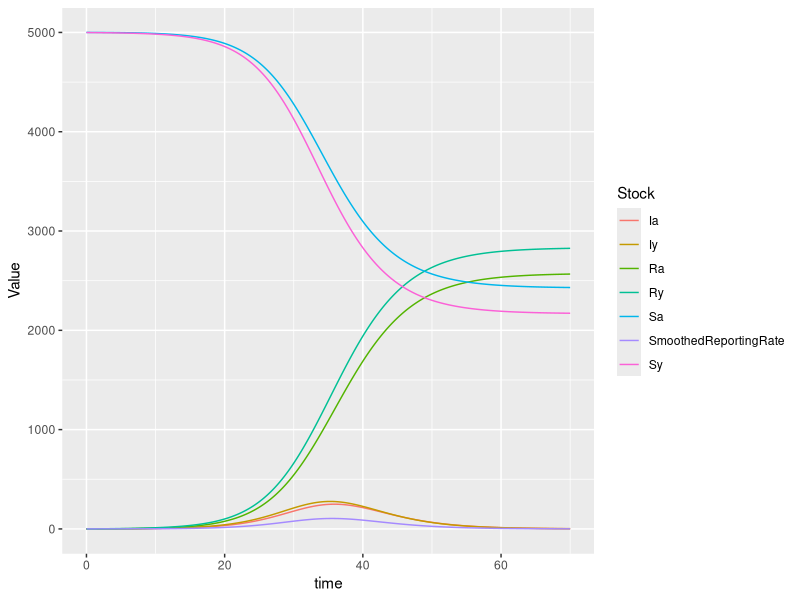

Generate this figure with R:
###########################################
# Translation of Vensim file.
# Date created: 2017-10-27 13:38:26
###########################################
library(deSolve)
library(ggplot2)
library(tidyr)
#Displaying the simulation run parameters
START_TIME <- 0.000000
FINISH_TIME <- 70.000000
TIME_STEP <- 0.125000
#Setting aux param to NULL
auxs<-NULL

#Generating the simulation time vector
simtime<-seq(0.000000,70.000000,by=0.125000)
# Writing global variables (stocks and dependent auxs)
stocks <-c( Ia = 0 , Iy = 1 , Ra = 0 , Ry = 0 , Sa = 5000 , SmoothedReportingRate = 0 , Sy = 4999 )
# This is the model function called from ode
model <- function(time, stocks, auxs){
  with(as.list(c(stocks, auxs)),{
    CEAA <- 0.55
    PopulationA <- Sa+Ia+Ra
    BetaAA <- CEAA/PopulationA
    CEAY <- CEAA/4
    BetaAY <- CEAY/PopulationA
    LambdaA <- BetaAA*Ia+BetaAY*Iy
    AIR <- LambdaA*Sa
    RD <- 2
    ARR <- Ia/RD
    AT <- 2
    CEYY <- 0.6
    CEYA <- CEYY/4
    PopulationY <- Sy+Iy+Ry
    BetaYA <- CEYA/PopulationY
    BetaYY <- CEYY/PopulationY
    CloseSchoolDuration <- 10
    TotalPopulation <- PopulationY+PopulationA
    ReportedCasesPer100000 <- SmoothedReportingRate*100000/TotalPopulation
    SchoolClosureThreshold <- 300
    #CloseSchoolsFlag <- IFTHENELSE(ReportedCasesPer100000>SchoolClosureThreshold,1,0)
    LambdaY <- BetaYA*Ia+BetaYY*Iy
    YIR <- LambdaY*Sy
    TotalInfectionRate <- AIR+YIR
    ReportingFraction <- 0.4
    ReportedInfectionRate <- TotalInfectionRate*ReportingFraction
    Error <- ReportedInfectionRate-SmoothedReportingRate
    CRR <- Error/AT
    TotalInfected <- Ia+Iy
    YRR <- Iy/RD
    d_DT_Ia  <- AIR-ARR
    d_DT_Iy  <- YIR-YRR
    d_DT_Ra  <- ARR
    d_DT_Ry  <- YRR
    d_DT_Sa  <- -AIR
    d_DT_SmoothedReportingRate  <- CRR
    d_DT_Sy  <- -YIR
    return (list(c(d_DT_Ia,d_DT_Iy,d_DT_Ra,d_DT_Ry,d_DT_Sa,d_DT_SmoothedReportingRate,d_DT_Sy)))
  })
}
# Function call to run simulation
o<-data.frame(ode(y=stocks,times=simtime,func=model,parms=auxs,method='euler'))
to<-gather(o,key=Stock,value=Value,2:ncol(o))
ggplot(data=to)+geom_line(aes(x=time,y=Value,colour=Stock))
#----------------------------------------------------
# Original text file exported from Vensim
#  Ia = INTEG( AIR - ARR , 0) 
#  Iy = INTEG( YIR - YRR , 1) 
#  Ra = INTEG( ARR , 0) 
#  Ry = INTEG( YRR , 0) 
#  Sa = INTEG( - AIR , 5000) 
#  Smoothed Reporting Rate = INTEG( CRR , 0) 
#  Sy = INTEG( - YIR , 4999) 
#  CE AA = 0.55
#  Population A = Sa + Ia + Ra 
#  Beta AA = CE AA / Population A 
#  CE AY = CE AA / 4
#  Beta AY = CE AY / Population A 
#  Lambda A = Beta AA * Ia + Beta AY * Iy 
#  AIR = Lambda A * Sa 
#  RD = 2
#  ARR = Ia / RD 
#  AT = 2
#  CE YY = 0.6
#  CE YA = CE YY / 4
#  Population Y = Sy + Iy + Ry 
#  Beta YA = CE YA / Population Y 
#  Beta YY = CE YY / Population Y 
#  Close School Duration = 10
#  Total Population = Population Y + Population A 
#  Reported Cases Per 100000 = Smoothed Reporting Rate * 100000 / Total Population
#  School Closure Threshold = 300
#  Close Schools Flag = IF THEN ELSE ( Reported Cases Per 100000 > School Closure Threshold, 1, 0) 
#  Lambda Y = Beta YA * Ia + Beta YY * Iy 
#  YIR = Lambda Y * Sy 
#  Total Infection Rate = AIR + YIR 
#  Reporting Fraction = 0.4
#  Reported Infection Rate = Total Infection Rate * Reporting Fraction 
#  Error = Reported Infection Rate - Smoothed Reporting Rate 
#  CRR = Error / AT 
#  Total Infected = Ia + Iy 
#  YRR = Iy / RD 
#  FINAL TIME = 70
#  INITIAL TIME = 0
#  TIME STEP = 0.125
#----------------------------------------------------
